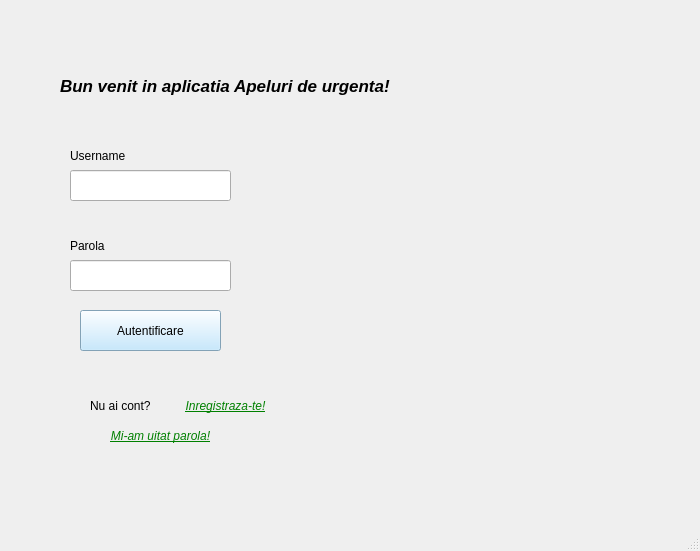
<?xml version="1.0" encoding="UTF-8"?>
<ui version="4.0">
 <class>PrimaPag</class>
 <widget class="QMainWindow" name="PrimaPag">
  <property name="geometry">
   <rect>
    <x>0</x>
    <y>0</y>
    <width>700</width>
    <height>551</height>
   </rect>
  </property>
  <property name="sizePolicy">
   <sizepolicy hsizetype="Preferred" vsizetype="Preferred">
    <horstretch>0</horstretch>
    <verstretch>0</verstretch>
   </sizepolicy>
  </property>
  <property name="minimumSize">
   <size>
    <width>700</width>
    <height>500</height>
   </size>
  </property>
  <property name="windowTitle">
   <string>Apeluri de urgenta</string>
  </property>
  <widget class="QWidget" name="centralwidget">
   <property name="minimumSize">
    <size>
     <width>700</width>
     <height>500</height>
    </size>
   </property>
   <widget class="QStackedWidget" name="stackedWidget">
    <property name="geometry">
     <rect>
      <x>0</x>
      <y>0</y>
      <width>700</width>
      <height>500</height>
     </rect>
    </property>
    <property name="font">
     <font>
      <pointsize>9</pointsize>
     </font>
    </property>
    <property name="currentIndex">
     <number>0</number>
    </property>
    <widget class="QWidget" name="p1_logare">
     <widget class="QLineEdit" name="username">
      <property name="geometry">
       <rect>
        <x>70</x>
        <y>170</y>
        <width>161</width>
        <height>31</height>
       </rect>
      </property>
     </widget>
     <widget class="QLineEdit" name="parola">
      <property name="geometry">
       <rect>
        <x>70</x>
        <y>260</y>
        <width>161</width>
        <height>31</height>
       </rect>
      </property>
      <property name="echoMode">
       <enum>QLineEdit::Password</enum>
      </property>
     </widget>
     <widget class="QLabel" name="l_username">
      <property name="geometry">
       <rect>
        <x>70</x>
        <y>140</y>
        <width>81</width>
        <height>31</height>
       </rect>
      </property>
      <property name="text">
       <string>Username</string>
      </property>
     </widget>
     <widget class="QLabel" name="l_intro">
      <property name="geometry">
       <rect>
        <x>60</x>
        <y>50</y>
        <width>471</width>
        <height>71</height>
       </rect>
      </property>
      <property name="font">
       <font>
        <pointsize>13</pointsize>
        <italic>true</italic>
        <bold>true</bold>
       </font>
      </property>
      <property name="text">
       <string>Bun venit in aplicatia Apeluri de urgenta!</string>
      </property>
     </widget>
     <widget class="QLabel" name="l_parola">
      <property name="geometry">
       <rect>
        <x>70</x>
        <y>230</y>
        <width>81</width>
        <height>31</height>
       </rect>
      </property>
      <property name="text">
       <string>Parola</string>
      </property>
     </widget>
     <widget class="QPushButton" name="autentificare">
      <property name="geometry">
       <rect>
        <x>80</x>
        <y>310</y>
        <width>141</width>
        <height>41</height>
       </rect>
      </property>
      <property name="styleSheet">
       <string notr="true">background: rgb(183, 227, 255)</string>
      </property>
      <property name="text">
       <string>Autentificare</string>
      </property>
     </widget>
     <widget class="QLabel" name="l">
      <property name="geometry">
       <rect>
        <x>90</x>
        <y>390</y>
        <width>81</width>
        <height>31</height>
       </rect>
      </property>
      <property name="text">
       <string>Nu ai cont? </string>
      </property>
     </widget>
     <widget class="QPushButton" name="inregistrare">
      <property name="geometry">
       <rect>
        <x>170</x>
        <y>390</y>
        <width>111</width>
        <height>31</height>
       </rect>
      </property>
      <property name="font">
       <font>
        <pointsize>9</pointsize>
        <italic>true</italic>
        <underline>true</underline>
       </font>
      </property>
      <property name="cursor">
       <cursorShape>PointingHandCursor</cursorShape>
      </property>
      <property name="styleSheet">
       <string notr="true">color: green</string>
      </property>
      <property name="text">
       <string>Inregistraza-te!</string>
      </property>
      <property name="flat">
       <bool>true</bool>
      </property>
     </widget>
     <widget class="QPushButton" name="sch_parola">
      <property name="geometry">
       <rect>
        <x>90</x>
        <y>420</y>
        <width>141</width>
        <height>31</height>
       </rect>
      </property>
      <property name="font">
       <font>
        <pointsize>9</pointsize>
        <italic>true</italic>
        <underline>true</underline>
       </font>
      </property>
      <property name="cursor">
       <cursorShape>PointingHandCursor</cursorShape>
      </property>
      <property name="styleSheet">
       <string notr="true">color: green</string>
      </property>
      <property name="text">
       <string>Mi-am uitat parola!</string>
      </property>
      <property name="flat">
       <bool>true</bool>
      </property>
     </widget>
    </widget>
    <widget class="QWidget" name="p_mesaj_cerere">
     <widget class="QLabel" name="label_4">
      <property name="geometry">
       <rect>
        <x>160</x>
        <y>190</y>
        <width>381</width>
        <height>61</height>
       </rect>
      </property>
      <property name="font">
       <font>
        <pointsize>12</pointsize>
        <italic>true</italic>
        <bold>true</bold>
       </font>
      </property>
      <property name="text">
       <string>Cererea dumneavoastra a fost trimisa!</string>
      </property>
     </widget>
     <widget class="QPushButton" name="spre_autentificare">
      <property name="geometry">
       <rect>
        <x>500</x>
        <y>430</y>
        <width>181</width>
        <height>41</height>
       </rect>
      </property>
      <property name="styleSheet">
       <string notr="true">background: rgb(235, 176, 255)</string>
      </property>
      <property name="text">
       <string>Inapoi la autentificare</string>
      </property>
     </widget>
    </widget>
    <widget class="QWidget" name="p_sch_parola">
     <widget class="QLineEdit" name="email_2">
      <property name="geometry">
       <rect>
        <x>90</x>
        <y>230</y>
        <width>181</width>
        <height>31</height>
       </rect>
      </property>
     </widget>
     <widget class="QLabel" name="label">
      <property name="geometry">
       <rect>
        <x>90</x>
        <y>199</y>
        <width>63</width>
        <height>31</height>
       </rect>
      </property>
      <property name="text">
       <string>Email-ul:</string>
      </property>
     </widget>
     <widget class="QLabel" name="label_2">
      <property name="geometry">
       <rect>
        <x>40</x>
        <y>100</y>
        <width>291</width>
        <height>91</height>
       </rect>
      </property>
      <property name="font">
       <font>
        <pointsize>10</pointsize>
        <bold>true</bold>
       </font>
      </property>
      <property name="text">
       <string>Vom trimite in scurt timp un email!</string>
      </property>
     </widget>
     <widget class="QPushButton" name="sch_parola_2">
      <property name="geometry">
       <rect>
        <x>220</x>
        <y>360</y>
        <width>141</width>
        <height>31</height>
       </rect>
      </property>
      <property name="styleSheet">
       <string notr="true">background: rgb(255, 249, 180)</string>
      </property>
      <property name="text">
       <string>Trimite cerere</string>
      </property>
     </widget>
     <widget class="QLineEdit" name="parola_4">
      <property name="geometry">
       <rect>
        <x>90</x>
        <y>310</y>
        <width>181</width>
        <height>31</height>
       </rect>
      </property>
      <property name="echoMode">
       <enum>QLineEdit::Password</enum>
      </property>
     </widget>
     <widget class="QLabel" name="label_3">
      <property name="geometry">
       <rect>
        <x>90</x>
        <y>285</y>
        <width>91</width>
        <height>21</height>
       </rect>
      </property>
      <property name="text">
       <string>Noua parola:</string>
      </property>
     </widget>
    </widget>
    <widget class="QWidget" name="p3_inregistrare">
     <widget class="QLineEdit" name="username_3">
      <property name="geometry">
       <rect>
        <x>160</x>
        <y>70</y>
        <width>181</width>
        <height>31</height>
       </rect>
      </property>
     </widget>
     <widget class="QLineEdit" name="parola_3">
      <property name="geometry">
       <rect>
        <x>160</x>
        <y>120</y>
        <width>181</width>
        <height>31</height>
       </rect>
      </property>
      <property name="echoMode">
       <enum>QLineEdit::Password</enum>
      </property>
     </widget>
     <widget class="QLineEdit" name="nume">
      <property name="geometry">
       <rect>
        <x>160</x>
        <y>170</y>
        <width>181</width>
        <height>31</height>
       </rect>
      </property>
     </widget>
     <widget class="QLineEdit" name="prenume">
      <property name="geometry">
       <rect>
        <x>160</x>
        <y>220</y>
        <width>181</width>
        <height>31</height>
       </rect>
      </property>
     </widget>
     <widget class="QLineEdit" name="email">
      <property name="geometry">
       <rect>
        <x>160</x>
        <y>270</y>
        <width>181</width>
        <height>31</height>
       </rect>
      </property>
     </widget>
     <widget class="QLabel" name="l_user">
      <property name="geometry">
       <rect>
        <x>80</x>
        <y>70</y>
        <width>71</width>
        <height>21</height>
       </rect>
      </property>
      <property name="text">
       <string>Username:</string>
      </property>
     </widget>
     <widget class="QLabel" name="l_parola_3">
      <property name="geometry">
       <rect>
        <x>80</x>
        <y>120</y>
        <width>71</width>
        <height>21</height>
       </rect>
      </property>
      <property name="text">
       <string>Parola:</string>
      </property>
     </widget>
     <widget class="QLabel" name="l_nume">
      <property name="geometry">
       <rect>
        <x>80</x>
        <y>170</y>
        <width>71</width>
        <height>21</height>
       </rect>
      </property>
      <property name="text">
       <string>Nume:</string>
      </property>
     </widget>
     <widget class="QLabel" name="l_prenume">
      <property name="geometry">
       <rect>
        <x>80</x>
        <y>220</y>
        <width>81</width>
        <height>21</height>
       </rect>
      </property>
      <property name="text">
       <string>Prenume:</string>
      </property>
     </widget>
     <widget class="QLabel" name="l_email">
      <property name="geometry">
       <rect>
        <x>80</x>
        <y>270</y>
        <width>71</width>
        <height>21</height>
       </rect>
      </property>
      <property name="text">
       <string>Email:</string>
      </property>
     </widget>
     <widget class="QLabel" name="l_telefon">
      <property name="geometry">
       <rect>
        <x>80</x>
        <y>320</y>
        <width>71</width>
        <height>21</height>
       </rect>
      </property>
      <property name="text">
       <string>Telefon:</string>
      </property>
     </widget>
     <widget class="QLineEdit" name="telefon">
      <property name="geometry">
       <rect>
        <x>160</x>
        <y>320</y>
        <width>181</width>
        <height>31</height>
       </rect>
      </property>
     </widget>
     <widget class="QPushButton" name="inregistrare_2">
      <property name="geometry">
       <rect>
        <x>300</x>
        <y>370</y>
        <width>93</width>
        <height>29</height>
       </rect>
      </property>
      <property name="styleSheet">
       <string notr="true">background: rgb(187, 255, 144)</string>
      </property>
      <property name="text">
       <string>Inregistrare</string>
      </property>
     </widget>
    </widget>
    <widget class="QWidget" name="p2_client">
     <widget class="QLabel" name="us_pag_client">
      <property name="geometry">
       <rect>
        <x>570</x>
        <y>10</y>
        <width>111</width>
        <height>20</height>
       </rect>
      </property>
      <property name="text">
       <string>User</string>
      </property>
     </widget>
     <widget class="QTabWidget" name="tabWidget">
      <property name="geometry">
       <rect>
        <x>0</x>
        <y>10</y>
        <width>711</width>
        <height>491</height>
       </rect>
      </property>
      <property name="whatsThis">
       <string/>
      </property>
      <property name="currentIndex">
       <number>0</number>
      </property>
      <widget class="QWidget" name="pag_client">
       <attribute name="title">
        <string>Apelare</string>
       </attribute>
       <widget class="QPushButton" name="apel_112">
        <property name="geometry">
         <rect>
          <x>280</x>
          <y>110</y>
          <width>91</width>
          <height>51</height>
         </rect>
        </property>
        <property name="font">
         <font>
          <pointsize>11</pointsize>
         </font>
        </property>
        <property name="styleSheet">
         <string notr="true">background: red</string>
        </property>
        <property name="text">
         <string>112</string>
        </property>
       </widget>
       <widget class="QPushButton" name="apel_politie">
        <property name="geometry">
         <rect>
          <x>80</x>
          <y>250</y>
          <width>81</width>
          <height>41</height>
         </rect>
        </property>
        <property name="font">
         <font>
          <pointsize>11</pointsize>
         </font>
        </property>
        <property name="styleSheet">
         <string notr="true">background: white;
border-color: rgb(255, 170, 0);</string>
        </property>
        <property name="text">
         <string>Politie</string>
        </property>
       </widget>
       <widget class="QPushButton" name="apel_pompieri">
        <property name="geometry">
         <rect>
          <x>280</x>
          <y>250</y>
          <width>101</width>
          <height>41</height>
         </rect>
        </property>
        <property name="font">
         <font>
          <pointsize>11</pointsize>
         </font>
        </property>
        <property name="styleSheet">
         <string notr="true">background: white</string>
        </property>
        <property name="text">
         <string>Pompieri</string>
        </property>
       </widget>
       <widget class="QPushButton" name="apel_salvamont">
        <property name="geometry">
         <rect>
          <x>450</x>
          <y>250</y>
          <width>131</width>
          <height>41</height>
         </rect>
        </property>
        <property name="font">
         <font>
          <pointsize>11</pointsize>
         </font>
        </property>
        <property name="styleSheet">
         <string notr="true">background: white</string>
        </property>
        <property name="text">
         <string>Salvamont</string>
        </property>
       </widget>
       <widget class="QPushButton" name="apel_ambulanta">
        <property name="geometry">
         <rect>
          <x>60</x>
          <y>360</y>
          <width>121</width>
          <height>41</height>
         </rect>
        </property>
        <property name="font">
         <font>
          <pointsize>11</pointsize>
         </font>
        </property>
        <property name="styleSheet">
         <string notr="true">background: white
</string>
        </property>
        <property name="text">
         <string>Ambulanta</string>
        </property>
       </widget>
       <widget class="QPushButton" name="apel_jandarmerie">
        <property name="geometry">
         <rect>
          <x>450</x>
          <y>360</y>
          <width>131</width>
          <height>41</height>
         </rect>
        </property>
        <property name="font">
         <font>
          <pointsize>11</pointsize>
         </font>
        </property>
        <property name="styleSheet">
         <string notr="true">background: white</string>
        </property>
        <property name="text">
         <string>Jandarmerie</string>
        </property>
       </widget>
       <widget class="QPushButton" name="apel_smurd">
        <property name="geometry">
         <rect>
          <x>290</x>
          <y>360</y>
          <width>81</width>
          <height>41</height>
         </rect>
        </property>
        <property name="font">
         <font>
          <pointsize>11</pointsize>
         </font>
        </property>
        <property name="styleSheet">
         <string notr="true">background: white</string>
        </property>
        <property name="text">
         <string>Smurd</string>
        </property>
       </widget>
       <widget class="QLabel" name="label_5">
        <property name="geometry">
         <rect>
          <x>90</x>
          <y>220</y>
          <width>601</width>
          <height>20</height>
         </rect>
        </property>
        <property name="font">
         <font>
          <pointsize>9</pointsize>
          <italic>true</italic>
         </font>
        </property>
        <property name="text">
         <string>Stii de ce ai nevoie? Alege tipul echipajului pentru a fi trimis direct la dispecerul specializat!</string>
        </property>
       </widget>
      </widget>
      <widget class="QWidget" name="istoric_ap_client">
       <attribute name="title">
        <string>Istoric apeluri</string>
       </attribute>
       <widget class="QTableWidget" name="tbl_istoric_client">
        <property name="geometry">
         <rect>
          <x>0</x>
          <y>0</y>
          <width>691</width>
          <height>451</height>
         </rect>
        </property>
        <property name="editTriggers">
         <set>QAbstractItemView::NoEditTriggers</set>
        </property>
        <property name="rowCount">
         <number>0</number>
        </property>
        <column>
         <property name="text">
          <string>            Data si ora          </string>
         </property>
        </column>
        <column>
         <property name="text">
          <string>Tipul apelului</string>
         </property>
        </column>
       </widget>
      </widget>
     </widget>
     <widget class="QPushButton" name="delog_cl">
      <property name="geometry">
       <rect>
        <x>630</x>
        <y>10</y>
        <width>21</width>
        <height>21</height>
       </rect>
      </property>
      <property name="styleSheet">
       <string notr="true">background: red</string>
      </property>
      <property name="text">
       <string/>
      </property>
     </widget>
    </widget>
    <widget class="QWidget" name="p_dispecer">
     <widget class="QTabWidget" name="tab_dispecer">
      <property name="geometry">
       <rect>
        <x>0</x>
        <y>10</y>
        <width>701</width>
        <height>491</height>
       </rect>
      </property>
      <property name="currentIndex">
       <number>2</number>
      </property>
      <widget class="QWidget" name="detalii">
       <attribute name="title">
        <string>In asteptare</string>
       </attribute>
       <widget class="QListWidget" name="lista_in_astp">
        <property name="geometry">
         <rect>
          <x>15</x>
          <y>11</y>
          <width>391</width>
          <height>411</height>
         </rect>
        </property>
       </widget>
       <widget class="QPushButton" name="add_descriere">
        <property name="geometry">
         <rect>
          <x>520</x>
          <y>180</y>
          <width>93</width>
          <height>71</height>
         </rect>
        </property>
        <property name="text">
         <string>Adauga
descriere</string>
        </property>
       </widget>
      </widget>
      <widget class="QWidget" name="istoric_dispecer">
       <attribute name="title">
        <string>Istoric apeluri</string>
       </attribute>
       <widget class="QTableWidget" name="tbl_istoric_dispecer">
        <property name="geometry">
         <rect>
          <x>5</x>
          <y>1</y>
          <width>681</width>
          <height>461</height>
         </rect>
        </property>
        <property name="sizeAdjustPolicy">
         <enum>QAbstractScrollArea::AdjustToContents</enum>
        </property>
        <property name="editTriggers">
         <set>QAbstractItemView::NoEditTriggers</set>
        </property>
        <property name="rowCount">
         <number>0</number>
        </property>
        <attribute name="horizontalHeaderShowSortIndicator" stdset="0">
         <bool>false</bool>
        </attribute>
        <attribute name="horizontalHeaderStretchLastSection">
         <bool>true</bool>
        </attribute>
        <column>
         <property name="text">
          <string>username</string>
         </property>
        </column>
        <column>
         <property name="text">
          <string>Data si ora</string>
         </property>
        </column>
        <column>
         <property name="text">
          <string>Detalii adaugate</string>
         </property>
        </column>
       </widget>
      </widget>
      <widget class="QWidget" name="utilizatori">
       <attribute name="title">
        <string>Utilizatori</string>
       </attribute>
       <widget class="QListWidget" name="list_utilizatori">
        <property name="geometry">
         <rect>
          <x>5</x>
          <y>31</y>
          <width>301</width>
          <height>421</height>
         </rect>
        </property>
        <property name="editTriggers">
         <set>QAbstractItemView::NoEditTriggers</set>
        </property>
       </widget>
       <widget class="QLabel" name="l_utilizatori">
        <property name="geometry">
         <rect>
          <x>20</x>
          <y>10</y>
          <width>151</width>
          <height>20</height>
         </rect>
        </property>
        <property name="text">
         <string>username utilizatori</string>
        </property>
       </widget>
       <widget class="QPushButton" name="but_inf">
        <property name="geometry">
         <rect>
          <x>450</x>
          <y>80</y>
          <width>93</width>
          <height>29</height>
         </rect>
        </property>
        <property name="text">
         <string>Informatii</string>
        </property>
       </widget>
       <widget class="QPushButton" name="but_stergere">
        <property name="geometry">
         <rect>
          <x>430</x>
          <y>300</y>
          <width>131</width>
          <height>29</height>
         </rect>
        </property>
        <property name="text">
         <string>Cerere stergere</string>
        </property>
       </widget>
       <zorder>list_utilizatori</zorder>
       <zorder>l_utilizatori</zorder>
       <zorder>but_stergere</zorder>
       <zorder>but_inf</zorder>
      </widget>
     </widget>
     <widget class="QLabel" name="label_6">
      <property name="geometry">
       <rect>
        <x>490</x>
        <y>10</y>
        <width>63</width>
        <height>20</height>
       </rect>
      </property>
      <property name="text">
       <string>Dispecer</string>
      </property>
     </widget>
     <widget class="QLabel" name="u_pag_dis">
      <property name="geometry">
       <rect>
        <x>560</x>
        <y>10</y>
        <width>131</width>
        <height>20</height>
       </rect>
      </property>
      <property name="text">
       <string>username</string>
      </property>
     </widget>
     <widget class="QPushButton" name="delog_disp">
      <property name="geometry">
       <rect>
        <x>660</x>
        <y>10</y>
        <width>21</width>
        <height>21</height>
       </rect>
      </property>
      <property name="styleSheet">
       <string notr="true">background: red</string>
      </property>
      <property name="text">
       <string/>
      </property>
     </widget>
    </widget>
    <widget class="QWidget" name="p_administrator">
     <widget class="QTabWidget" name="tab_admin">
      <property name="geometry">
       <rect>
        <x>0</x>
        <y>10</y>
        <width>700</width>
        <height>501</height>
       </rect>
      </property>
      <property name="currentIndex">
       <number>0</number>
      </property>
      <widget class="QWidget" name="istoric_administrator">
       <attribute name="title">
        <string>Istoric apeluri</string>
       </attribute>
       <widget class="QListWidget" name="lista_ist_apeluri_adm">
        <property name="geometry">
         <rect>
          <x>15</x>
          <y>21</y>
          <width>401</width>
          <height>431</height>
         </rect>
        </property>
       </widget>
       <widget class="QPushButton" name="b_inf_apel">
        <property name="geometry">
         <rect>
          <x>490</x>
          <y>80</y>
          <width>141</width>
          <height>29</height>
         </rect>
        </property>
        <property name="styleSheet">
         <string notr="true">background: rgb(181, 191, 255)</string>
        </property>
        <property name="text">
         <string>Informatii apel</string>
        </property>
       </widget>
       <widget class="QPushButton" name="b_sterg_apel">
        <property name="geometry">
         <rect>
          <x>500</x>
          <y>200</y>
          <width>111</width>
          <height>29</height>
         </rect>
        </property>
        <property name="styleSheet">
         <string notr="true">background: rgb(255, 161, 142)</string>
        </property>
        <property name="text">
         <string>Stergere apel</string>
        </property>
       </widget>
       <widget class="QPushButton" name="b_sterg_istoric">
        <property name="geometry">
         <rect>
          <x>480</x>
          <y>400</y>
          <width>161</width>
          <height>29</height>
         </rect>
        </property>
        <property name="styleSheet">
         <string notr="true">background: rgb(255, 161, 142)</string>
        </property>
        <property name="text">
         <string>Sterge istoricul</string>
        </property>
       </widget>
      </widget>
      <widget class="QWidget" name="utilizatori_2">
       <attribute name="title">
        <string>Utilizatori</string>
       </attribute>
       <widget class="QListWidget" name="list_utilizatori_2">
        <property name="geometry">
         <rect>
          <x>10</x>
          <y>40</y>
          <width>301</width>
          <height>421</height>
         </rect>
        </property>
        <property name="editTriggers">
         <set>QAbstractItemView::NoEditTriggers</set>
        </property>
       </widget>
       <widget class="QLabel" name="l_utilizatori_2">
        <property name="geometry">
         <rect>
          <x>20</x>
          <y>20</y>
          <width>151</width>
          <height>20</height>
         </rect>
        </property>
        <property name="text">
         <string>username utilizatori</string>
        </property>
       </widget>
       <widget class="QPushButton" name="but_inf_2">
        <property name="geometry">
         <rect>
          <x>410</x>
          <y>80</y>
          <width>141</width>
          <height>29</height>
         </rect>
        </property>
        <property name="styleSheet">
         <string notr="true">background: rgb(181, 191, 255)</string>
        </property>
        <property name="text">
         <string>Informatii utilizator</string>
        </property>
       </widget>
       <widget class="QPushButton" name="but_stergere_2">
        <property name="geometry">
         <rect>
          <x>410</x>
          <y>310</y>
          <width>141</width>
          <height>29</height>
         </rect>
        </property>
        <property name="styleSheet">
         <string notr="true">background: rgb(255, 161, 142)</string>
        </property>
        <property name="text">
         <string>Sterge utilizator</string>
        </property>
       </widget>
      </widget>
      <widget class="QWidget" name="dispeceri">
       <attribute name="title">
        <string>Dispeceri</string>
       </attribute>
       <widget class="QListWidget" name="lista_dispeceri">
        <property name="geometry">
         <rect>
          <x>15</x>
          <y>21</y>
          <width>401</width>
          <height>431</height>
         </rect>
        </property>
       </widget>
       <widget class="QPushButton" name="b_inf_disp">
        <property name="geometry">
         <rect>
          <x>480</x>
          <y>100</y>
          <width>151</width>
          <height>29</height>
         </rect>
        </property>
        <property name="styleSheet">
         <string notr="true">background: rgb(181, 191, 255)</string>
        </property>
        <property name="text">
         <string>Informatii dispecer</string>
        </property>
       </widget>
       <widget class="QPushButton" name="b_stergere_disp">
        <property name="geometry">
         <rect>
          <x>490</x>
          <y>330</y>
          <width>131</width>
          <height>29</height>
         </rect>
        </property>
        <property name="styleSheet">
         <string notr="true">background: rgb(255, 161, 142)</string>
        </property>
        <property name="text">
         <string>Sterge dispecer</string>
        </property>
       </widget>
       <widget class="QPushButton" name="b_add_disp">
        <property name="geometry">
         <rect>
          <x>542</x>
          <y>10</y>
          <width>141</width>
          <height>29</height>
         </rect>
        </property>
        <property name="styleSheet">
         <string notr="true">background:rgb(255, 230, 172)</string>
        </property>
        <property name="text">
         <string>Adauga dispecer</string>
        </property>
       </widget>
      </widget>
      <widget class="QWidget" name="cereri_inregistrari">
       <attribute name="title">
        <string>Inregistrari</string>
       </attribute>
       <widget class="QListWidget" name="lista_cereri_inrg">
        <property name="geometry">
         <rect>
          <x>20</x>
          <y>20</y>
          <width>441</width>
          <height>431</height>
         </rect>
        </property>
       </widget>
       <widget class="QPushButton" name="inf_inrg">
        <property name="geometry">
         <rect>
          <x>540</x>
          <y>48</y>
          <width>93</width>
          <height>61</height>
         </rect>
        </property>
        <property name="styleSheet">
         <string notr="true">background: rgb(181, 191, 255)</string>
        </property>
        <property name="text">
         <string>Informatii
inregistrare</string>
        </property>
       </widget>
       <widget class="QPushButton" name="aprob_inrg">
        <property name="geometry">
         <rect>
          <x>540</x>
          <y>260</y>
          <width>93</width>
          <height>29</height>
         </rect>
        </property>
        <property name="styleSheet">
         <string notr="true">background:rgb(165, 255, 165)</string>
        </property>
        <property name="text">
         <string>Aproba</string>
        </property>
       </widget>
       <widget class="QPushButton" name="resping_inreg">
        <property name="geometry">
         <rect>
          <x>540</x>
          <y>320</y>
          <width>93</width>
          <height>29</height>
         </rect>
        </property>
        <property name="styleSheet">
         <string notr="true">background: rgb(255, 161, 142)</string>
        </property>
        <property name="text">
         <string>Respinge</string>
        </property>
       </widget>
      </widget>
      <widget class="QWidget" name="cereri_stergeri">
       <attribute name="title">
        <string>Stergeri</string>
       </attribute>
       <widget class="QListWidget" name="lista_cereri_st">
        <property name="geometry">
         <rect>
          <x>10</x>
          <y>20</y>
          <width>401</width>
          <height>431</height>
         </rect>
        </property>
       </widget>
       <widget class="QPushButton" name="aprob_strg">
        <property name="geometry">
         <rect>
          <x>510</x>
          <y>340</y>
          <width>93</width>
          <height>29</height>
         </rect>
        </property>
        <property name="styleSheet">
         <string notr="true">background:rgb(165, 255, 165)</string>
        </property>
        <property name="text">
         <string>Aproba</string>
        </property>
       </widget>
       <widget class="QPushButton" name="resping_strg">
        <property name="geometry">
         <rect>
          <x>510</x>
          <y>390</y>
          <width>93</width>
          <height>29</height>
         </rect>
        </property>
        <property name="styleSheet">
         <string notr="true">background: rgb(255, 161, 142)</string>
        </property>
        <property name="text">
         <string>Respinge</string>
        </property>
       </widget>
       <widget class="QPushButton" name="inf_strg">
        <property name="geometry">
         <rect>
          <x>510</x>
          <y>48</y>
          <width>93</width>
          <height>61</height>
         </rect>
        </property>
        <property name="styleSheet">
         <string notr="true">background: rgb(181, 191, 255)</string>
        </property>
        <property name="text">
         <string>Informatii
stergere</string>
        </property>
       </widget>
      </widget>
     </widget>
     <widget class="QLabel" name="label_7">
      <property name="geometry">
       <rect>
        <x>510</x>
        <y>10</y>
        <width>101</width>
        <height>20</height>
       </rect>
      </property>
      <property name="text">
       <string>Administrator</string>
      </property>
     </widget>
     <widget class="QPushButton" name="delog_adm">
      <property name="geometry">
       <rect>
        <x>630</x>
        <y>10</y>
        <width>21</width>
        <height>21</height>
       </rect>
      </property>
      <property name="styleSheet">
       <string notr="true">background: red</string>
      </property>
      <property name="text">
       <string/>
      </property>
     </widget>
    </widget>
   </widget>
  </widget>
  <widget class="QMenuBar" name="menubar">
   <property name="geometry">
    <rect>
     <x>0</x>
     <y>0</y>
     <width>700</width>
     <height>22</height>
    </rect>
   </property>
  </widget>
  <widget class="QStatusBar" name="statusbar"/>
 </widget>
 <resources/>
 <connections/>
</ui>
